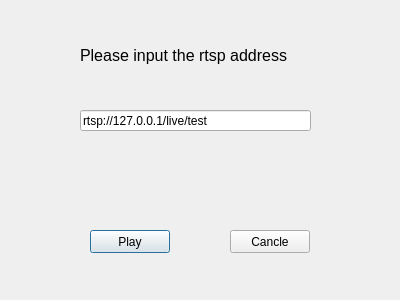
<?xml version="1.0" encoding="UTF-8"?>
<ui version="4.0">
 <class>Login</class>
 <widget class="QDialog" name="Login">
  <property name="geometry">
   <rect>
    <x>0</x>
    <y>0</y>
    <width>400</width>
    <height>300</height>
   </rect>
  </property>
  <property name="windowTitle">
   <string>RtspClient</string>
  </property>
  <widget class="QLineEdit" name="rtspURL">
   <property name="geometry">
    <rect>
     <x>80</x>
     <y>110</y>
     <width>231</width>
     <height>21</height>
    </rect>
   </property>
   <property name="text">
    <string>rtsp://127.0.0.1/live/test</string>
   </property>
  </widget>
  <widget class="QLabel" name="label">
   <property name="geometry">
    <rect>
     <x>80</x>
     <y>40</y>
     <width>241</width>
     <height>31</height>
    </rect>
   </property>
   <property name="font">
    <font>
     <pointsize>12</pointsize>
    </font>
   </property>
   <property name="text">
    <string>Please input the rtsp address</string>
   </property>
  </widget>
  <widget class="QPushButton" name="btn_play">
   <property name="geometry">
    <rect>
     <x>90</x>
     <y>230</y>
     <width>80</width>
     <height>23</height>
    </rect>
   </property>
   <property name="text">
    <string>Play</string>
   </property>
  </widget>
  <widget class="QPushButton" name="btn_cancle">
   <property name="geometry">
    <rect>
     <x>230</x>
     <y>230</y>
     <width>80</width>
     <height>23</height>
    </rect>
   </property>
   <property name="text">
    <string>Cancle</string>
   </property>
  </widget>
 </widget>
 <layoutdefault spacing="6" margin="11"/>
 <resources/>
 <connections>
  <connection>
   <sender>btn_cancle</sender>
   <signal>clicked()</signal>
   <receiver>Login</receiver>
   <slot>close()</slot>
   <hints>
    <hint type="sourcelabel">
     <x>260</x>
     <y>248</y>
    </hint>
    <hint type="destinationlabel">
     <x>371</x>
     <y>238</y>
    </hint>
   </hints>
  </connection>
  <connection>
   <sender>btn_play</sender>
   <signal>clicked()</signal>
   <receiver>Login</receiver>
   <slot>accept()</slot>
   <hints>
    <hint type="sourcelabel">
     <x>169</x>
     <y>242</y>
    </hint>
    <hint type="destinationlabel">
     <x>195</x>
     <y>248</y>
    </hint>
   </hints>
  </connection>
 </connections>
</ui>
